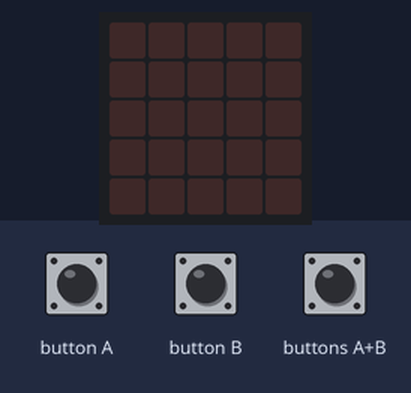
Recording of a program running on a simulated BBC micro:bit (MakeCode). On the bench: the board's 5×5 LED display. The test bench sets the inputs (shaded band).

Above: at 1.2 s.
1.3 s: button A pressed for 0.15 s
At 3.5 s:
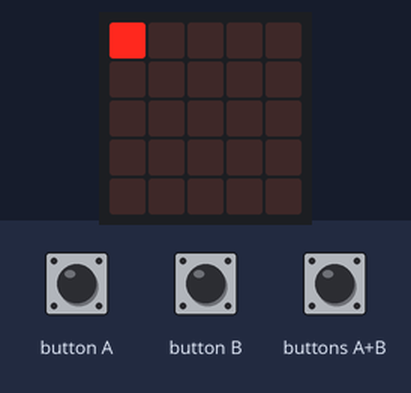
4.3 s: buttons A+B pressed for 0.15 s
At 4.75 s:
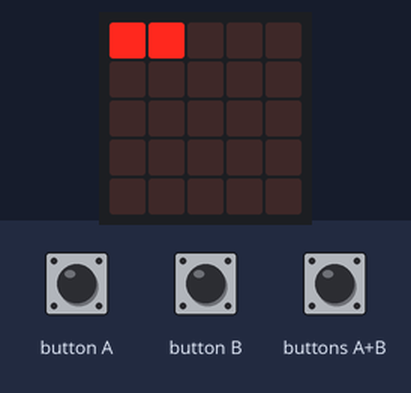
7.3 s: button B pressed for 0.15 s
At 9.8 s:
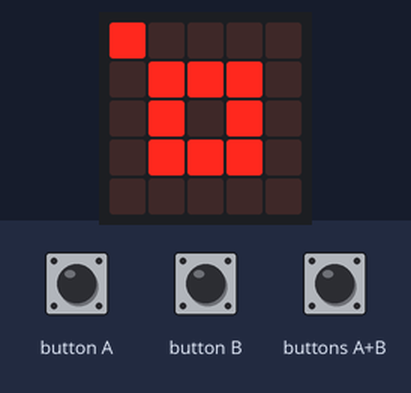
10.3 s: button A pressed for 0.15 s
At 10.6 s:
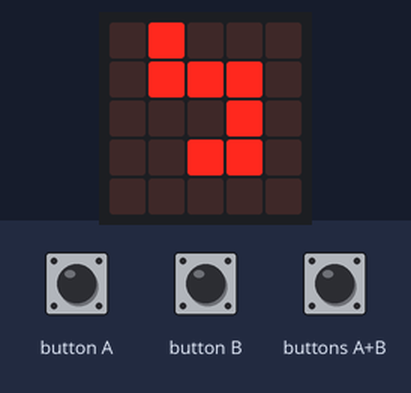

Measured:
- after the input at 1.3 s, the display: changes after 0.15 s (image 1)
- after the input at 4.3 s, the display: changes after 0.35 s (image 2)
- after the input at 7.3 s, the display: first differs from a run without the input after 0.25 s (image 3 shows a later state)
- after the input at 10.3 s, the display: first differs from a run without the input after 0.25 s (image 4)
- what the display in image 3 shows lasts 0.5 s, from 9.5 s to 10.0 s

The program:

main.ts
```typescript
let a = 0
let b = 0
let N = 0
function 燈號_16 (num: number) {
    if (num < 6) {
        a = num - 1
        b = 0
    } else if (6 <= num && num < 10) {
        a = 4
        b = num - 5
    } else if (10 <= num && num < 14) {
        a = 13 - num
        b = 4
    } else {
        a = 0
        b = 17 - num
    }
}
input.onButtonPressed(Button.A, function () {
    for (let N_0 = 0; N_0 <= 16; N_0++) {
        N = N_0 + 1
        燈號_16(N)
        led.plot(a, b)
        燈號_16(N - 1)
        led.unplot(a, b)
        basic.pause(100)
    }
})
function 燈號_25 (num: number) {
    if (num < 6) {
        a = num - 1
        b = 0
    } else if (6 <= num && num < 10) {
        a = 4
        b = num - 5
    } else if (10 <= num && num < 14) {
        a = 13 - num
        b = 4
    } else if (14 <= num && num < 17) {
        a = 0
        b = 17 - num
    } else if (17 <= num && num < 20) {
        a = num - 16
        b = 1
    } else if (20 <= num && num < 22) {
        a = 3
        b = num - 18
    } else if (22 <= num && num < 24) {
        a = 24 - num
        b = 3
    } else if (num == 24) {
        a = 1
        b = 26 - num
    } else {
        a = 2
        b = 2
    }
}
input.onButtonPressed(Button.AB, function () {
    for (let N_0 = 0; N_0 <= 24; N_0++) {
        N = N_0 + 1
        燈號_25(N)
        led.plot(a, b)
        basic.pause(200)
    }
    for (let N_0 = 0; N_0 <= 24; N_0++) {
        N = 25 - N_0
        燈號_25(N)
        led.unplot(a, b)
        basic.pause(500)
    }
})
input.onButtonPressed(Button.B, function () {
    for (let N_0 = 0; N_0 <= 16; N_0++) {
        N = N_0 + 1
        燈號_16(N)
        led.plot(b, a)
        燈號_16(N - 1)
        led.unplot(b, a)
        basic.pause(100)
    }
})
```

test.ts
```typescript
// 在這裡測試；當此封包作為擴充功能時，將不會編譯此內容。
```
